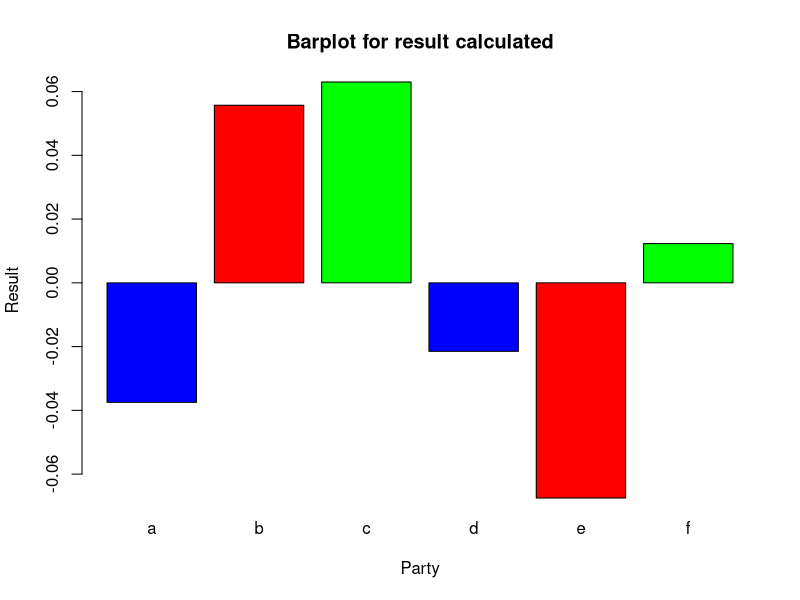

Write the R code that produced this figure.
## ---- chunk 1
result2014 <- c(0.6215,0.2223,0.063,0.024,0.0067,0.067)
results2009 <- c(0.6590,0.1666,0,0.0455,0.0742,0.0547)
difference <- result2014-results2009
barplot(
  difference,
  main="Barplot for result calculated",
  xlab="Party",
  ylab="Result",
  col=c('blue','red','green'),
  names.arg = c('a','b','c','d','e','f')
)
